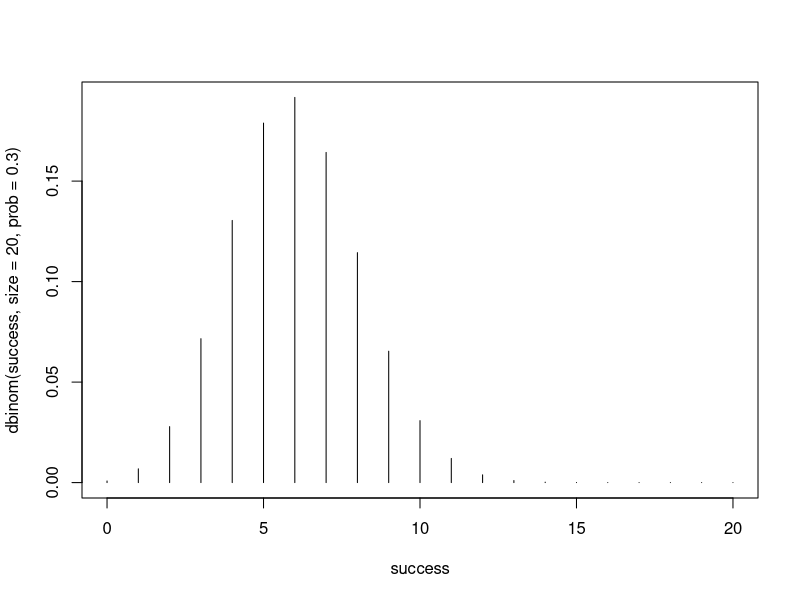
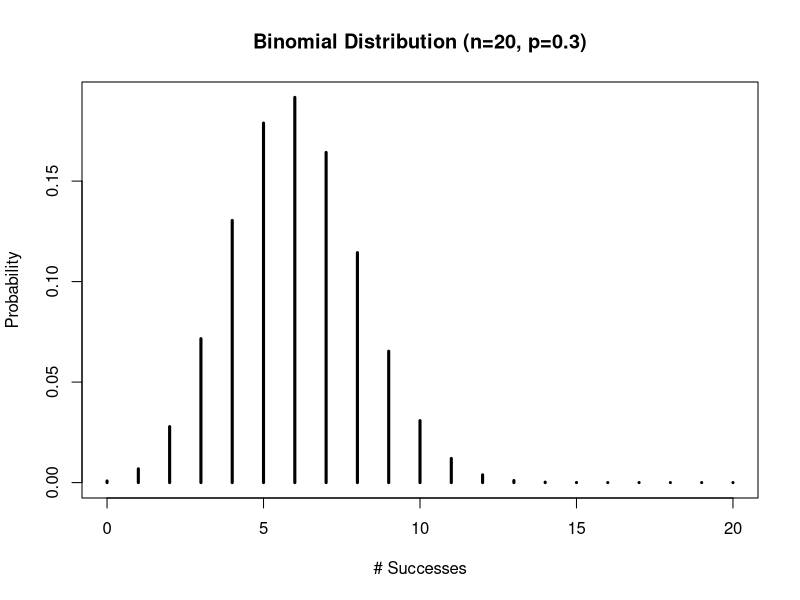

These charts were generated, in order, by the following R code:
# probability mass function for a binomial distribution 
success <- 0:20
plot(success, dbinom(success, size=20, prob=.3), type="h")

# makeing the plot more aesthetically pleasinng
success <- 0:20
plot(success, dbinom(success, size = 20, prob = .3),
     type = "h",
     main = "Binomial Distribution (n=20, p=0.3)",
     ylab = "Probability",
     xlab = "# Successes", 
     lwd=3)

# prevent R from displaying numbers in scientific notation
options(scipen = 999)

# define range of success
success <- 0:20

# display probability of success for each number of trials
dbinom(success, size = 20, prob=.3)
